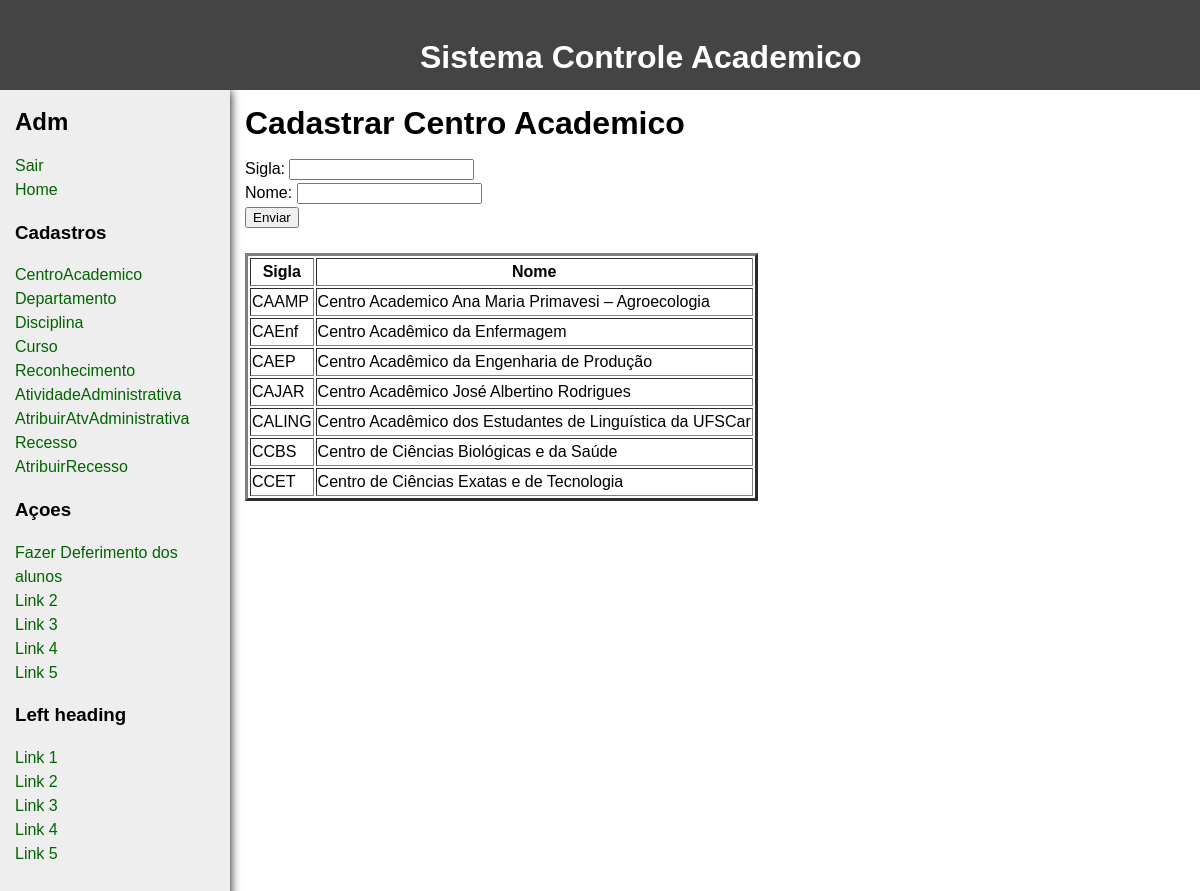
Screenshot of /LabBDinterface-master/criarCentroAcademico.php with the database file from the repository.
### tables this page shows
CREATE TABLE centro_academico (
    sigla               CHAR(10),
    nome                CHAR(255),
    CONSTRAINT centro_academico_pk PRIMARY KEY(sigla)
);

### LabBDinterface-master/criarCentroAcademico.php (the view, shortened to what this page needs)
<!DOCTYPE html>
<html>
 <head>
 <div class id=head>
 <b> Sistema Controle Academico </b>
 </div>
 	</head>
 <body>
   <div id="wrapper">
     <main>
       <div id="content">
         <div class="innertube">
           <h1>Cadastrar Centro Academico</h1>
           <p>
             <form action="criarCentroAcademico.php" method="post">
             Sigla: <input type="text" name="sigla"/><br>
             Nome:  <input type="text" name="nome"/><br>
             <input type="submit" value="Enviar" name="submit">
             </form>
             <?php
             $host     = "localhost";
             $port     = 3306;
             $socket   = "";
             $user     = "root";
             $password = "";
             $dbname   = "labbd";
             $con = new mysqli($host, $user, $password, $dbname, $port, $socket)
                     or die ('Could not connect to the database server' . mysqli_connect_error());
             $sql = "SELECT * FROM centro_academico order by centro_academico.sigla";
             $result = $con->query($sql);
             echo "<br>";
             echo "<table border=3>";
             echo "<th> Sigla </th> <th>Nome</th>";
             if ($result->num_rows > 0) {
                 while($row = $result->fetch_assoc()) {
                   echo "<tr>";
                     echo "<td>" ;
                     echo  $row["sigla"];
                     echo "</td>";
                     echo "<td>" ;
                     echo $row["nome"];
                     echo "</td>";
                   echo "</tr>";
                 }
             echo "</table>";
             } else {
                 echo "0 results";
             }
          ?>
           </p>
         </div>
       </div>
     </main>
     <?php include("sidebarAdm.php"); ?>
   </div>
 </body>
</html>

### LabBDinterface-master/sidebarAdm.php
<nav id="nav">
        <div class="innertube">
          <h2>Adm</h2>
          <ul><a href= http://localhost/my_site/Index.php>Sair</a></ul>
          <ul><a href= http://localhost/my_site/admIndex.php>Home</a></ul>
          <h3>Cadastros</h3>
          <ul>
            <li><a href="http://localhost/my_site/criarCentroAcademico.php">CentroAcademico</a></li>
            <li><a href="http://localhost/my_site/criarDepartamento.php">Departamento</a></li>
            <li><a href="http://localhost/my_site/criarDisciplina.php">Disciplina</a></li>
            <li><a href="http://localhost/my_site/criarCurso.php">Curso</a></li>
            <li><a href="http://localhost/my_site/criarReconhecimento.php">Reconhecimento</a></li>
            <li><a href="http://localhost/my_site/criarAtividadeAdministrativa.php">AtividadeAdministrativa</a></li>
            <li><a href="http://localhost/my_site/criarPossuiAtividadeAdministrativa.php">AtribuirAtvAdministrativa</a></li>
            <li><a href="http://localhost/my_site/criarRecesso.php">Recesso</a></li>
            <li><a href="http://localhost/my_site/criarPossuiRecesso.php">AtribuirRecesso</a></li>
          </ul>
          <h3>Açoes</h3>
          <ul>
            <li><a href="http://localhost/my_site/fazDeferimento.php">Fazer Deferimento dos alunos</a></li>
            <li><a href="#">Link 2</a></li>
            <li><a href="#">Link 3</a></li>
            <li><a href="#">Link 4</a></li>
            <li><a href="#">Link 5</a></li>
          </ul>
          <h3>Left heading</h3>
          <ul>
            <li><a href="#">Link 1</a></li>
            <li><a href="#">Link 2</a></li>
            <li><a href="#">Link 3</a></li>
            <li><a href="#">Link 4</a></li>
            <li><a href="#">Link 5</a></li>
          </ul>
        </div>
      </nav>

### LabBDinterface-master/criarCentroAcademico.php (style rules this page uses)
body { margin:0; padding:0; font-family: Sans-Serif; line-height: 1.5em; }
main { padding-bottom: 10010px; margin-bottom: -10000px; float: left; width: 100%; }
#nav { float: left; width: 230px; margin-left: -100%; padding-bottom: 10010px; margin-bottom: -10000px; background: #eee; box-shadow: 0px 0px 10px black; box-sizing: border-box; }
#wrapper { overflow: hidden; }
#content { margin-left: 230px; }
.innertube { margin: 15px; margin-top: 0; }
p { color: #555; }
nav ul { list-style-type: none; margin: 0; padding: 0; }
nav ul a { color: darkgreen; text-decoration: none; }
b { color: white; font-family: Sans-Serif; font-size: 200%; position: absolute; left: 35%; top: 5% }
#head { height: 90px; background: #444; }

### rows the page displays
centro_academico: sigla "CAAMP", nome "Centro Academico Ana Maria Primavesi – Agroecologia"
centro_academico: sigla "CAEnf", nome "Centro Acadêmico da Enfermagem"
centro_academico: sigla "CAEP", nome "Centro Acadêmico da Engenharia de Produção"
centro_academico: sigla "CAJAR", nome "Centro Acadêmico José Albertino Rodrigues"
centro_academico: sigla "CALING", nome "Centro Acadêmico dos Estudantes de Linguística da UFSCar"
centro_academico: sigla "CCBS", nome "Centro de Ciências Biológicas e da Saúde"
centro_academico: sigla "CCET", nome "Centro de Ciências Exatas e de Tecnologia"
